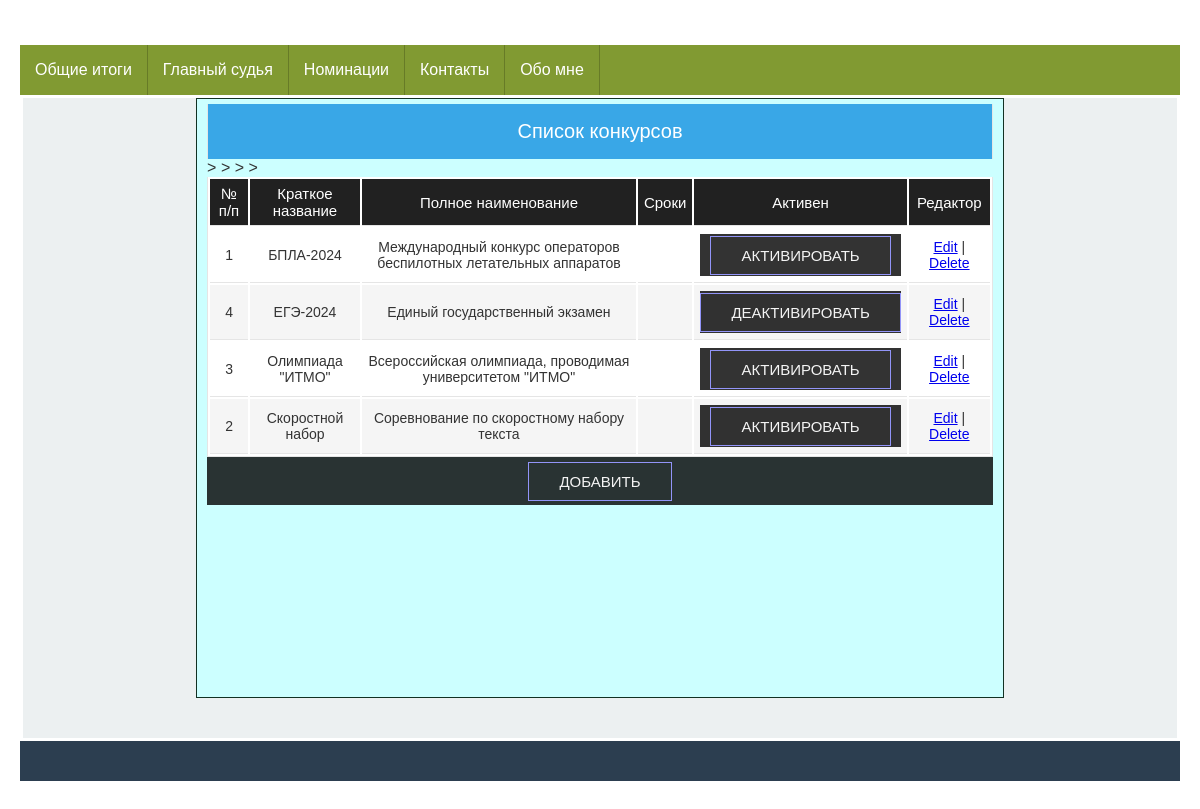
Screenshot of /first/edit_competitions/ with the database file from the repository.
### appfirst/models.py (models this page shows, shortened)
class Competition(models.Model):
    class Meta:
        db_table = 'competitions'
    name = models.CharField(_('Сокращенное название'), max_length=50)
    fullname = models.CharField(_('Полное наименование конкурса'), max_length=200,
                                default=None)
    date = models.DateField(_('Дата проведения'), default=None, null=True)
    active = models.BooleanField(_('Активен'), default=False)

### appfirst/views.py (the view)
# urls.py: path('edit_competitions/', edit_competitions, name='edit_competitions'),
def edit_competitions(request):
    competitions = Competition.objects.all().order_by('name')
    context = dict()
    context['competitions'] = competitions
    context['title'] = COMPETITIONS_TABLE_TITLE
    return render(request, 'appfirst/edit_competitions.html', context=context)

### appfirst/templates/appfirst/edit_competitions.html (shortened to what this page needs)
{% extends 'base.html' %}
{% load static %}
{% block content %}
<div class="row">
    <div class="table-caption">Список конкурсов</div>
    <table id="table">
        <thead>
        <tr>
            {% for value in title %}
            <th>{{ value }}</th>
            {% endfor %}
        </tr>
        </thead>
        <tbody>
        {% for competition in competitions %}
        <tr>
            <td>{{competition.id}}</td>
            <td>{{competition.name}}</td>
            <td>{{competition.fullname}}</td>
            <td>{{competition.data}}</td>
            <td>
                <div class="container">
                    <a href = "{% url 'competition_activate' pk=competition.id %}" class="btn a_btn">
                        {% if competition.active %}
                        Деактивировать
                        {% else %}
                        Активировать
                        {% endif %}
                    </a>
                </div>
            </td>>
            <td class="actions"><a href="#">Edit</a> | <a href="#">Delete</a></td>
        </tr>
        {% endfor %}
        </tbody>
    </table>
    <div class="container">
        <a href="{% url 'add_competition' %}" class="btn a_btn">Добавить</a>
    </div>
</div>
{% endblock %}

### static/css/stylesheet.css (style rules this page uses)
body { margin: 0; }
* { box-sizing: border-box; }
.row { overflow: hidden; width: 70%; min-height: 75vh; background-color: #CCFFFF; margin: 0 auto; border: 1px solid #123123; padding: 5px 10px; }
* { -moz-box-sizing: border-box; -webkit-box-sizing: border-box; box-sizing: border-box; }
html { color: #333333; font-size: 62.5%; }
body { font: normal 16px Tahoma, Geneva, Helvetica, sans-serif; margin: 0 auto; padding: 0; }
@media only all and (min-width: 760px) { body { padding: 20px; padding: 2rem; } }
table { display: block; margin: 0; border: none; background: #fff; font-size: 14px; font-size: 1.4rem; }
@media only all and (min-width: 760px) { table { display: table; width: 100%; border: 1px solid #e5e5e5; border-top: none; } }
tbody { display: block; }
@media only all and (min-width: 760px) { tbody { display: table-row-group; } }
.table-caption { display: block; width: 100%; background: #39a7e7; color: #fff; font-size: 20px; font-size: 2rem; text-align: center; height: 44px; line-height: 44px; border: none; border-bottom: 2px solid #999; }
@media only all and (min-width: 760px) { .table-caption { border: 1px solid #e5e5e5; border-top: none; border-bottom: none; height: 55px; line-height: 55px; } }
tr { position: relative; display: block; border-bottom: 1px solid #ccc; padding: 8px; padding: 0.8rem; }
tr:nth-child(even) { background: #f5f5f5; }
@media only all and (min-width: 760px) { tr { display: table-row; } }
thead tr { display: none; }
@media only all and (min-width: 760px) { thead { background: #212121; color: #fff; } }
@media only all and (min-width: 760px) { thead tr { display: table-row; } }
@media only all and (min-width: 760px) { thead tr th { font-weight: normal; font-size: 15px; font-size: 1.5rem; } }
td { display: block; border: none; position: relative; text-align: left; }
td.actions { position: absolute; top: 4px; right: 24px; }
@media only all and (min-width: 760px) { td, th { display: table-cell; padding: 6px; padding: 0.6rem; border-bottom: 1px solid #e5e5e5; text-align: center; } }
@media only all and (min-width: 760px) { td.actions, td.checkbox, th.actions, th.checkbox { position: static; } }
td:before { content: attr(data-label); display: inline-block; width: 15%; background: #999; border-radius: 6px; height: 20px; margin: 0px 10px 0px 0px; margin: 0rem 1rem 0rem 0rem; padding: 0px 5px; padding: 0rem 0.5rem; font-size: 10px; font-size: 1rem; line-height: 20px; text-align: center; color: #fff; overflow: hidden; }
@media only all and (min-width: 560px) { td:before { width: 12%; font-size: 12px; font-size: 1.2rem; } }
@media only all and (min-width: 760px) { td:before { content: ""; display: none; } }
td.actions:before, td.checkbox:before { display: none; }
.container { background: linear-gradient(rgba(0, 0, 0, 0.8), rgba(0, 0, 0, 0.8)); font-family: Arial, Helvetica, sans-serif; display: flex; justify-content: center; align-items: center; height: 3em; padding: 0; margin: 0; }
.a_btn { font-size: 1.5rem; padding: 1rem 3rem; color: #f4f4f4; text-transform: uppercase; }
.btn { text-decoration: none; border: 1px solid rgb(146, 148, 248); position: relative; overflow: hidden; }
.btn:before { content: ""; position: absolute; top: 0; left: -100%; width: 100%; height: 100%; background: linear-gradient( 120deg, transparent, rgba(146, 148, 248, 0.4), transparent ); transition: all 650ms; }

### rows the page displays
Competition: id "1", name "БПЛА-2024", fullname "Международный конкурс операторов беспилотных летательных аппаратов", active "АКТИВИРОВАТЬ"
Competition: id "4", name "ЕГЭ-2024", fullname "Единый государственный экзамен", active "ДЕАКТИВИРОВАТЬ"
Competition: id "3", name "Олимпиада \"ИТМО\"", fullname "Всероссийская олимпиада, проводимая университетом \"ИТМО\"", active "АКТИВИРОВАТЬ"
Competition: id "2", name "Скоростной набор", fullname "Соревнование по скоростному набору текста", active "АКТИВИРОВАТЬ"

### other values shown
{{ value }} "№ п/п" "Краткое название" "Полное наименование" "Сроки" "Активен" "Редактор"
